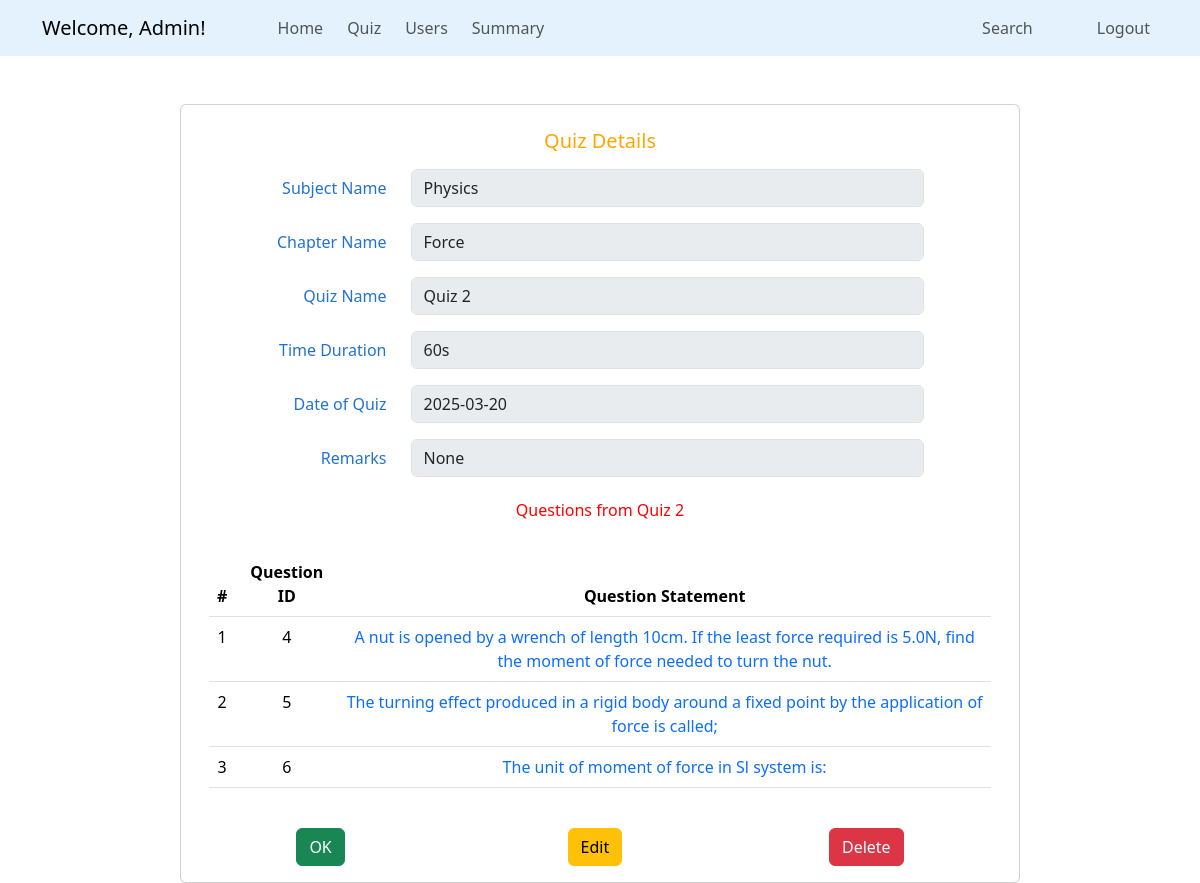
Page /admin/view_quiz/2 (signed in) on the committed database.
### quizapp/models.py (models this page shows, shortened)
class Subject(db.Model):
    sid = db.Column(db.Integer, primary_key = True)
    description = db.Column(db.Text, nullable = False)
    sname = db.Column(db.String(60), nullable = False, unique = True)
    chapters = db.relationship('Chapter', backref = 'subject', lazy = True, cascade = 'all, delete')

class Chapter(db.Model):
    cid = db.Column(db.Integer, primary_key = True)
    cname = db.Column(db.String(60), nullable = False)
    description = db.Column(db.Text, nullable = False)
    subjectid = db.Column(db.Integer, db.ForeignKey('subject.sid'), nullable = False)
    quizzes = db.relationship('Quiz', backref = 'chapter', lazy = True, cascade = 'all, delete')

class Quiz(db.Model):
    quizid = db.Column(db.Integer, primary_key = True)
    qname = db.Column(db.String(60), nullable = False)
    dateofquiz = db.Column(db.DateTime, nullable = False)
    timeduration = db.Column(db.Integer, nullable = False)
    remarks = db.Column(db.String(30), nullable = True)
    chapterid = db.Column(db.Integer, db.ForeignKey('chapter.cid'), nullable = False) # (foreign key-chapter)
    question = db.relationship('Questions', backref = 'quiz', lazy = True, cascade = 'all, delete')
    scores = db.relationship('Scores', backref = 'quiz', lazy = True, cascade = 'all, delete')

class Questions(db.Model):
    qid = db.Column(db.Integer, primary_key = True)
    question_statement = db.Column(db.Text, nullable = False)
    option_a = db.Column(db.String(60), nullable = False)
    option_b = db.Column(db.String(60), nullable = False)
    option_c = db.Column(db.String(60), nullable = False)
    option_d = db.Column(db.String(60), nullable = False)
    correct_option = db.Column(db.Integer, nullable = False)
    quizid = db.Column(db.Integer, db.ForeignKey('quiz.quizid'), nullable = False)

### quizapp/routes.py (the view)
@app.route('/admin/view_quiz/<int:qid>', methods = ['GET', 'POST'])
def view_quiz(qid):
    if 'admin_id' in session:
        quiz = Quiz.query.get_or_404(qid)
        return render_template('admin/view_quiz.html', quiz = quiz)
    flash('Login to access the page', 'danger')
    return redirect(url_for('admin_login'))

### quizapp/templates/admin/view_quiz.html
{% extends "admin/base_dashboard.html" %}
{% block section %}
<div class="container card mt-5" style="max-width: 70%;">
    <form id="add-new" method="POST">
        <div class="card-body mt-2" style="color: #2273cf;">
            <div class="card-title text-center mb-3">
                <h5 style="color: orange;">Quiz Details</h5>
            </div>
            <div class="row mb-3">
                <label for="name" class="col-sm-3 col-form-label text-end">Subject Name</label>
                <div class="col-sm-8">
                    <input class="form-control" id="sname" name="sname" value="{{ quiz.chapter.subject.sname }}"
                        disabled>
                </div>
            </div>
            <div class="row mb-3">
                <label for="name" class="col-sm-3 col-form-label text-end">Chapter Name</label>
                <div class="col-sm-8">
                    <input class="form-control" id="cname" name="cname" value="{{ quiz.chapter.cname }}" disabled>
                </div>
            </div>
            <div class="row mb-3">
                <label for="name" class="col-sm-3 col-form-label text-end">Quiz Name</label>
                <div class="col-sm-8">
                    <input class="form-control" id="qname" name="qname" value="{{ quiz.qname }}" disabled>
                </div>
            </div>
            <div class="row mb-3">
                <label for="tduration" class="col-sm-3 col-form-label text-end">Time Duration</label>
                <div class="col-sm-8">
                    <input class="form-control" id="timeduration" name="tduration" value="{{ quiz.timeduration }}s"
                        disabled>
                </div>
            </div>
            <div class="row mb-3">
                <label for="qdate" class="col-sm-3 col-form-label text-end">Date of Quiz</label>
                <div class="col-sm-8">
                    <input class="form-control" id="qdate" name="qdate" value="{{ quiz.dateofquiz.strftime('%Y-%m-%d') }}"
                        disabled>
                </div>
            </div>
            <div class="row mb-3">
                <label for="remarks" class="col-sm-3 col-form-label text-end">Remarks</label>
                <div class="col-sm-8">
                    <input class="form-control" id="remarks" name="remarks" value="{{ quiz.remarks }}" disabled>
                </div>
            </div>
            <div class="row text-center mt-4" style="color: red;">
                <h6>Questions from {{ quiz.qname }}</h6>
            </div>
            <table class="table text-center mt-4">
                <thead>
                    <tr>
                        <th>#</th>
                        <th>Question ID</th>
                        <th>Question Statement</th>
                    </tr>
                </thead>
                <tbody>
                    {% for question in quiz.question%}
                    <tr>
                        <td>{{ loop.index }}</td>
                        <td>{{ question.qid }}</td>
                        <td><a href="{{ url_for('view_question', qid = question.qid)}}" class="text-decoration-none">
                                {{ question.question_statement }}
                            </a>
                        </td>
                    </tr>
                    {% endfor %}
                </tbody>
            </table>
        </div>
    </form>
    <div class="d-flex justify-content-around mt-2 mb-3">
        <a href="{{ url_for('manage_quizzes') }}" class="btn btn-success me-3">OK</a>
        <a href="{{ url_for('edit_quiz', qid = quiz.quizid)}}" class="btn btn-warning">Edit</a>
        <form action="{{ url_for('delete_quiz', qid = quiz.quizid) }}" method="POST" class="d-inline">
            <button type="submit" class="btn btn-danger" onclick="return confirm('Are you sure, to delete this Quiz?')">
                Delete
            </button>
        </form>
    </div>
</div>
{% endblock %}

### rows in the picture
Subject: sname "Physics"
Chapter: cname "Force"
Quiz: qname "Quiz 2", tduration "60s", qdate "2025-03-20", remarks "None"
Questions: qid "4", question_statement "A nut is opened by a wrench of length 10cm. If the least force required is 5.0N, find the moment of force needed to turn the nut."
Questions: qid "5", question_statement "The turning effect produced in a rigid body around a fixed point by the application of force is called;"
Questions: qid "6", question_statement "The unit of moment of force in Sl system is:"

### other values in the picture
{{ session.get('admin_name') }} "Admin"
